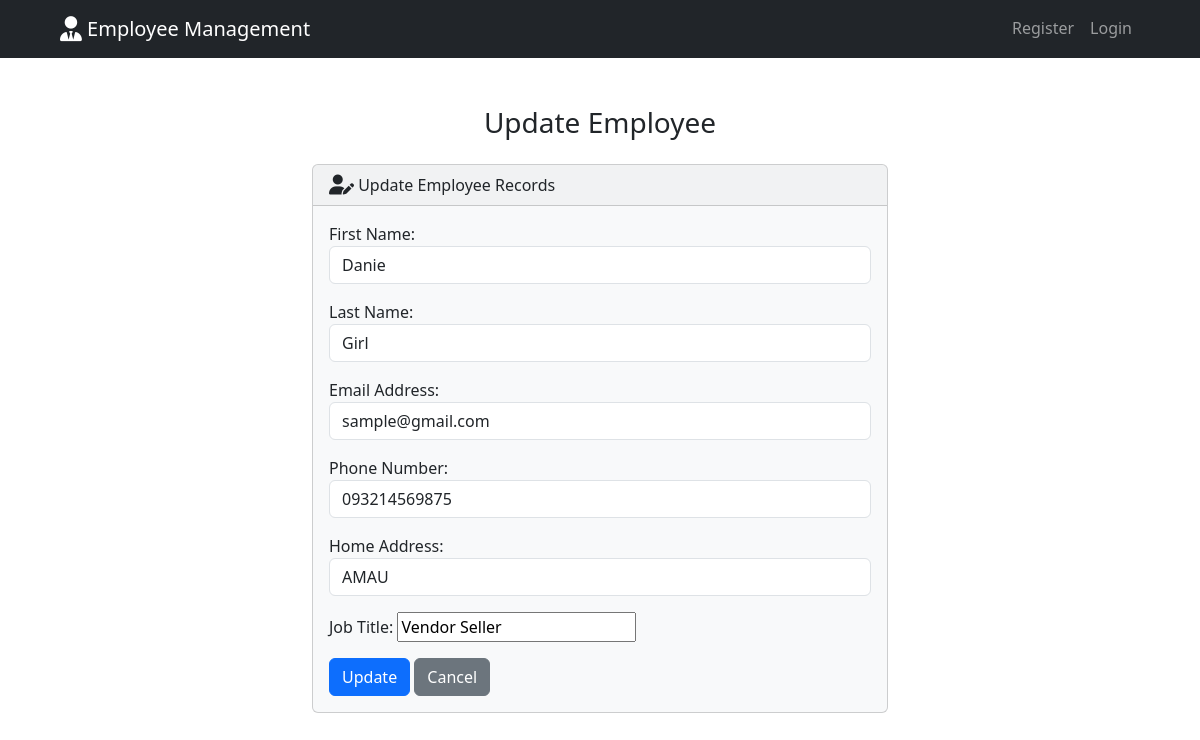
/employee/edit/3/, run on the app's committed database.
### website/models.py (models this page shows, shortened)
class Employee(models.Model):
    employee_id = models.AutoField(primary_key=True)
    created_at = models.DateTimeField(auto_now_add=True)
    first_name = models.CharField(max_length=50)
    last_name = models.CharField(max_length=50)
    email = models.EmailField(max_length=100)
    phone = models.CharField(max_length=15)
    address = models.CharField(max_length=100)
    job_title = models.CharField(max_length=100)

### website/views.py (the view)
# urls.py: path('employee/edit/<int:id>/', views.edit_employee, name='edit_employee'),
def edit_employee(request, id):
    employee = get_object_or_404(Employee, pk=id)
    if request.method == 'POST':
        form = EmployeeForm(request.POST, instance=employee)
        if form.is_valid():
            form.save()
            messages.success(request, f"Employee {employee.first_name} {employee.last_name} updated successfully!")
            return redirect('index')
        else:
            messages.error(request, "There was an error updating the employee. Please try again.")
    else:
        form = EmployeeForm(instance=employee)
    return render(request, 'edit_employee.html', {
        'form': form,
        'employee': employee,
    })

### website/forms.py
class EmployeeForm(forms.ModelForm):
    class Meta:
        model = Employee
        fields = ['first_name', 'last_name', 'email', 'phone', 'address', 'job_title']
        labels = {
            'employee_id': 'Employee ID',
            'first_name': 'First Name',
            'last_name': 'Last Name',
            'email': 'Email Address',
            'phone': 'Phone Number',
            'address': 'Home Address',
            'job_title': 'Job Title',
        }
        widgets = {
            'first_name': forms.TextInput(attrs={'class': 'form-control', 'placeholder': 'Enter First Name'}),
            'last_name': forms.TextInput(attrs={'class': 'form-control', 'placeholder': 'Enter Last Name'}),
            'email': forms.EmailInput(attrs={'class': 'form-control', 'placeholder': 'Enter Email Address'}),
            'phone': forms.TextInput(attrs={'class': 'form-control', 'placeholder': 'Enter Phone Number'}),
            'address': forms.TextInput(attrs={'class': 'form-control', 'placeholder': 'Enter Home Address'}),
        }

### website/templates/edit_employee.html (shortened to what this page needs)
{% extends "base.html" %}
{% block body %}
<h3 class="text-center m-4">Update Employee</h3>
<div class="row justify-content-center">
  <div class="col-6">
    <div class="card bg-light mb-3">
      <div class="card-header">
        <i class="fa-solid fa-user-pen fa-lg"></i> Update Employee Records
      </div>
      <div class="card-body">
        <form action="" method="POST">
          {{ form.as_p }}
          <button type="submit" class="btn btn-primary">Update</button>
          <a href="{% url 'index' %}" class="btn btn-secondary">Cancel</a>
        </form>
      </div>
    </div>
  </div>
</div>
{% endblock %}

### data on the page
Employee: first_name "Danie", last_name "Girl", email "sample@gmail.com", phone "093214569875", address "AMAU", job_title "Vendor Seller"
